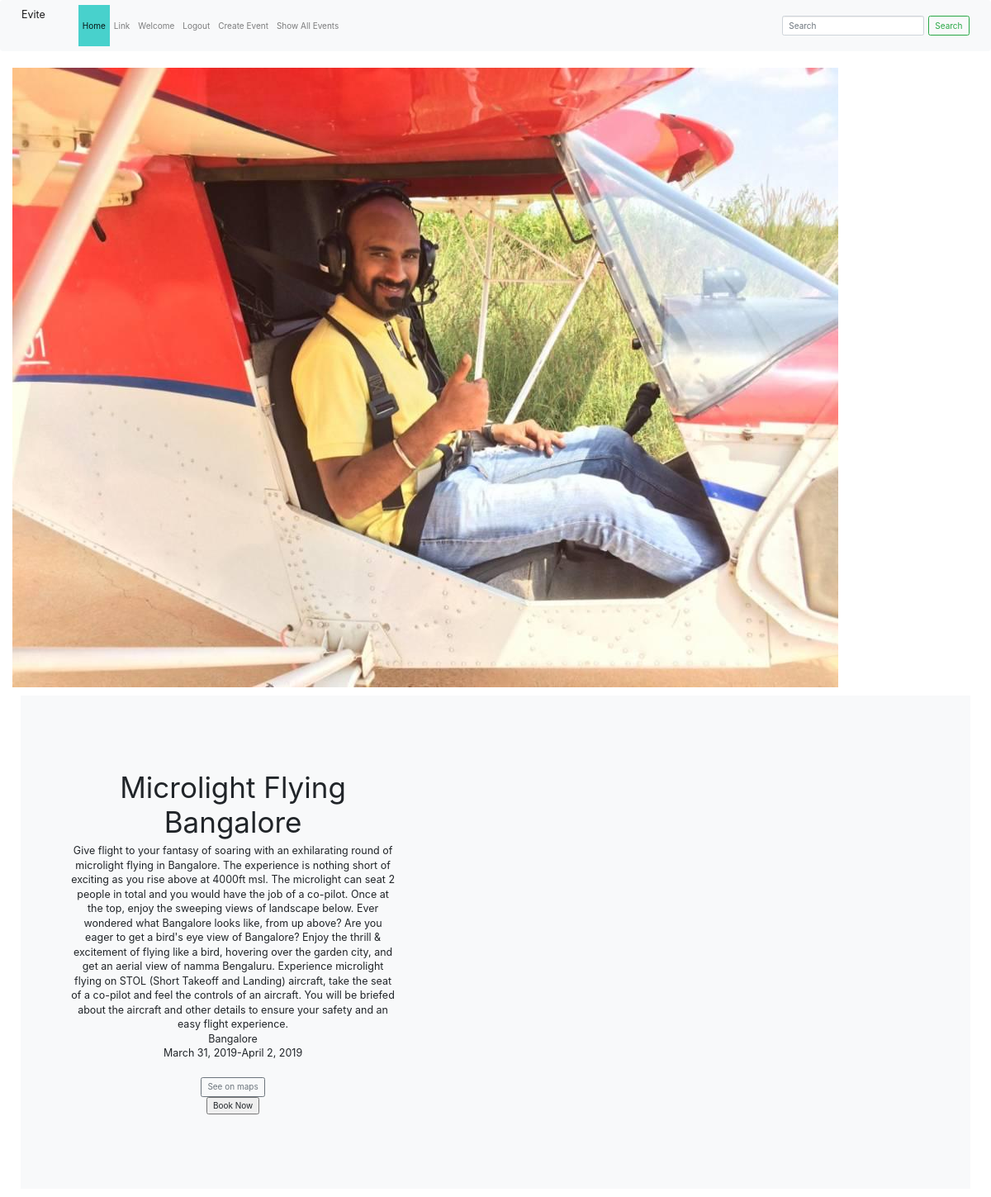
Page /evite/viewEvent/2 on the committed database.
### evite/models.py (models this page shows, shortened)
class event(models.Model):
    CATEGORY_CHOICES = (
        ('CONF','Conference'),
        ('WORK','Workshops & Training'),
        ('FEST','College Fest'),
        ('SPRT','Sports Event'),
        ('ENTR','Entertainment Events'),
        ('REUN','Reunions'),
        ('TREK','Treks & Trips'),
    )
    id = models.AutoField(primary_key=True)
    name = models.CharField(max_length=30)
    startDate = models.DateField(default=datetime.today)
    endDate = models.DateField(default=datetime.today)
    city = models.CharField(max_length=20,default='Bangalore')
    Venue = models.TextField()
    category = models.CharField(max_length=4,choices=CATEGORY_CHOICES)
    createdBy = models.ForeignKey(organiser,default=None,on_delete=models.CASCADE)
    ticketPrice = models.IntegerField(default=0)
    image = models.ImageField(upload_to='events',blank=True)
    description = models.TextField()
    attendee = models.ManyToManyField(participant)

### evite/views.py (the view)
# urls.py: path('viewEvent/<int:eventid>', views.viewEventDesc, name='viewEventDesc'),
def viewEventDesc(request,eventid):
    eventvar = event.objects.get(id=eventid)
    venue = str(event.objects.values_list('Venue',flat=True).get(id=eventid))
    params = venue.replace(" ","+")
    params = params.replace(",","%2C")
    return render(request, 'evite/viewEventDesc.html',{'event': eventvar,'params':params})

### evite/templates/evite/viewEventDesc.html (shortened to what this page needs)
{% extends 'base.html' %}
{%block body%}
<div class="container-fluid">
  <img src="{{event.image.url}}" class="img-fluid" alt="Event Image">
  <div class="position-relative overflow-hidden p-3 p-md-5 m-md-3 text-center bg-light" style="background-img=url()" >
        <div class="col-md-5 p-lg-5 mx-auto my-5">
          <h1 class="display-4 font-weight-normal">{{event.name}}</h1>
          <p class="lead font-weight-normal">{{event.description}}<br>{{event.city}}<br>{{event.startDate}}-{{event.endDate}}<br>{{event.venue}}</p>
          <a class="btn btn-outline-secondary" href="https://www.google.com/maps/search/?api=1&query={{params}}">See on maps</a>
		   <form action="{% url 'evite:participantForm' event.id %}" method="post">
			<input type="submit" value="Book Now">
			</form>
        </div>
      </div>
</div>
{%endblock%}

### evite/templates/base.html (shortened to what this page needs)
<!DOCTYPE html>
{% load static %}
<html>
<head>
    <link rel="stylesheet" type="text/css" href="{% static 'evite/style.css' %}">
    <link rel="stylesheet" type="text/css" href="{% static 'evite/bootstrap.min.css' %}">
    <link rel="stylesheet" href="https://stackpath.bootstrapcdn.com/bootstrap/4.3.1/css/bootstrap.min.css">
  </head>
<body>
  <nav class="navbar navbar-expand-lg navbar-light bg-light">
    <a class="navbar-brand" href="#">Evite</a>
    <div class="collapse navbar-collapse" id="navbarTogglerDemo02">
      <ul class="navbar-nav mr-auto mt-2 mt-lg-0">
        <li class="nav-item active">
          <a class="nav-link" href="{% url 'evite:index' %}">Home <span class="sr-only">(current)</span></a>
        </li>
        <li class="nav-item">
          <a class="nav-link" href="#">Link</a>
        </li>
        <li>
          <a class='nav-link' href="#">Welcome {% if user %}  {% endif %}</a>
        </li>
        <li>
          <a class='nav-link' href="{% url 'evite:logout' %}">Logout</a>
        </li>
        <li>
          <a class='nav-link' href="{% url 'evite:createEvent' %}">Create Event</a>
        </li>
        <li>
          <a class='nav-link' href="{% url 'evite:viewEvent' %}">Show All Events</a>
        </li>
      </ul>
      <form class="form-inline my-2 my-lg-0">
        <input class="form-control mr-sm-2" type="search" placeholder="Search">
        <button class="btn btn-outline-success my-2 my-sm-0" type="submit">Search</button>
      </form>
    </div>
  </nav>
{% block body %}
{% endblock %}
</body>
</html>

### evite/static/evite/style.css (style rules this page uses)
li a { color: green; }
.form-inline { display: -ms-flexbox; display: flex; -ms-flex-flow: row wrap; flex-flow: row wrap; -ms-flex-align: center; align-items: center; float: right; height: auto; width: auto; }
body { background-color: white; }
.active { background-color: #48D1CC; }

### rows in the picture
event: image (picture), name "Microlight Flying Bangalore", description "Give flight to your fantasy of soaring with an exhilarating round of microlight flying in Bangalore. The experience is nothing short of exciting as you rise above at 4000ft msl. The microlight can seat 2 people in total and you would have the job of a co-pilot. Once at the top, enjoy the sweeping views of landscape below. Ever wondered what Bangalore looks like, from up above? Are you eager to get a bird's eye view of Bangalore? Enjoy the thrill & excitement of flying like a bird, hovering over the garden city, and get an aerial view of namma Bengaluru. Experience microlight flying on STOL (Short Takeoff and Landing) aircraft, take the seat of a co-pilot and feel the controls of an…", city "Bangalore", startDate "March 31, 2019", endDate "April 2, 2019"
